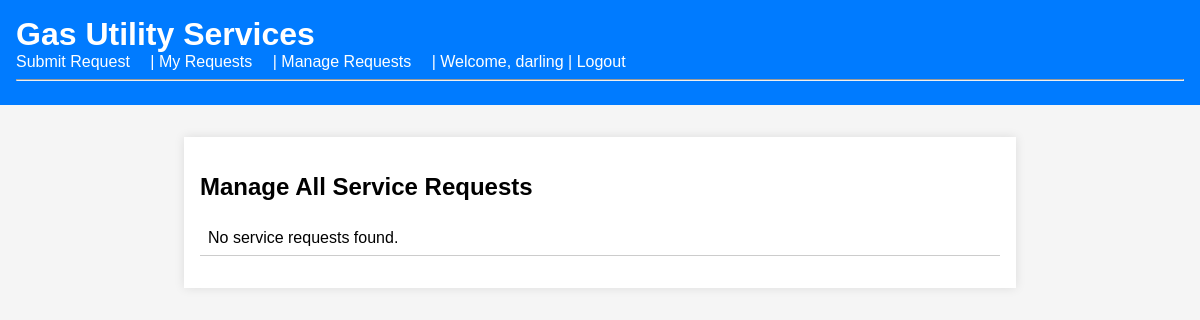
The app's page /manage_requests/ (signed in), older data.
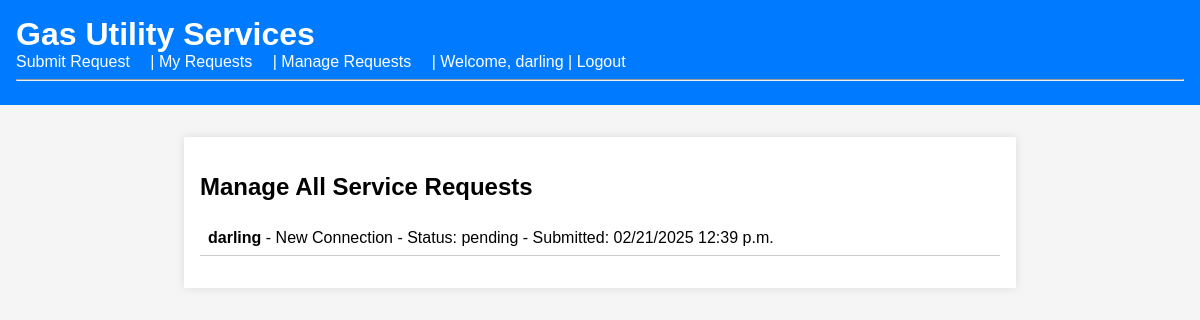
The same page, newer data.
### services_requests/models.py (models this page shows, shortened)
class ServiceRequest(models.Model):
    REQUEST_TYPE_CHOICES = [
        ('new', 'New Connection'),
        ('repair', 'Repair'),
        ('maintenance', 'Maintenance'),
    ]
    STATUS_CHOICES = [
        ('pending', 'Pending'),
        ('in_progress', 'In Progress'),
        ('resolved', 'Resolved'),
    ]
    customer = models.ForeignKey(User, on_delete=models.CASCADE)
    request_type = models.CharField(max_length=20, choices=REQUEST_TYPE_CHOICES)
    description = models.TextField()
    attachment = models.FileField(upload_to='attachments/' , blank=True, null=True)
    status = models.CharField(max_length=20, choices=STATUS_CHOICES, default='pending')
    created_at = models.DateTimeField(auto_now_add=True)
    updated_at = models.DateTimeField(auto_now=True)

### services_requests/views.py (the view)
# urls.py: path('manage_requests/', manage_requests, name='manage_requests'),
@staff_member_required
def manage_requests(request):
    requests = ServiceRequest.objects.all()
    return render(request, 'services_requests/manage_requests.html', {'requests': requests})

### services_requests/templates/services_requests/manage_requests.html
{% extends "services_requests/home.html" %}
{% block content %}
<h2>Manage All Service Requests</h2>
<ul>
    {% for req in requests %}
        <li>
            <strong>{{ req.customer.username }}</strong> -
            {{ req.get_request_type_display }} -
            Status: {{ req.status }} -
            Submitted: {{ req.created_at|date:"SHORT_DATETIME_FORMAT" }}
        </li>
    {% empty %}
        <li>No service requests found.</li>
    {% endfor %}
</ul>
{% endblock %}

### services_requests/templates/services_requests/home.html (shortened to what this page needs)
{% load static %}
<!DOCTYPE html>
<html>
<head>
    <link rel="stylesheet" href="{% static 'css/style.css' %}">
</head>
<body>
    <header>
        <h1>Gas Utility Services</h1>
        <nav>
            {% if user.is_authenticated %}
                <a href="{% url 'submit_request' %}">Submit Request</a> |
                <a href="{% url 'request_list' %}">My Requests</a>
                {% if user.is_staff %}
                    | <a href="{% url 'manage_requests' %}">Manage Requests</a>
                {% endif %}
                | Welcome, {{ user.username }} | <a href="{% url 'logout' %}">Logout</a>
            {% else %}
                <a href="{% url 'login' %}">Login</a> |
                <a href="{% url 'register' %}">Register</a>
            {% endif %}
        </nav>
        <hr>
    </header>
    <main>
        {% block content %}{% endblock %}
    </main>
</body>
</html>

### static/css/style.css (style rules this page uses)
body { font-family: Arial, sans-serif; margin: 0; padding: 0; background-color: #f5f5f5; }
header { background-color: #007bff; color: #fff; padding: 1rem; }
header h1 { margin: 0; }
nav a { color: #fff; margin-right: 1rem; text-decoration: none; }
main { padding: 1rem; max-width: 800px; margin: 2rem auto; background-color: #fff; box-shadow: 0 0 10px rgba(0,0,0,0.1); }
ul { list-style-type: none; padding: 0; }
ul li { padding: 0.5rem; border-bottom: 1px solid #ccc; }

Row changes from the older to the newer data that the page shows:
added ServiceRequest: customer.username "darling", request_type "New Connection", status "pending", created_at "02/21/2025 12:39 p.m."
Text that changed along with them:
text no longer shown: "No service requests found."
